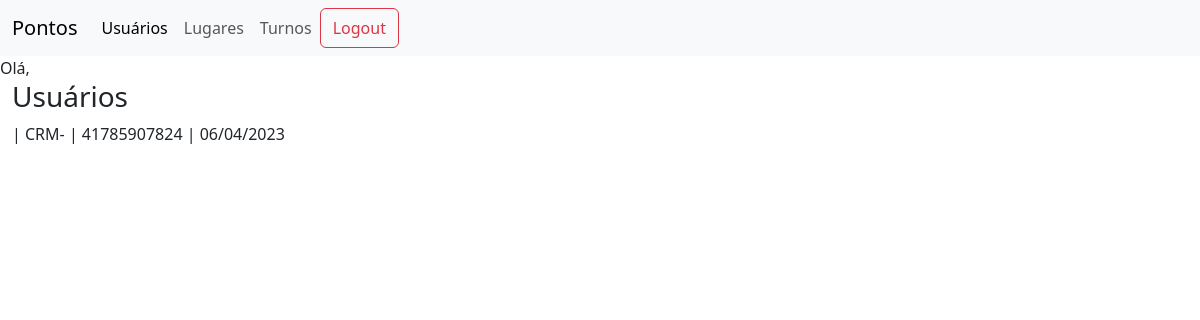
Before: /profiles/ with the older database file.
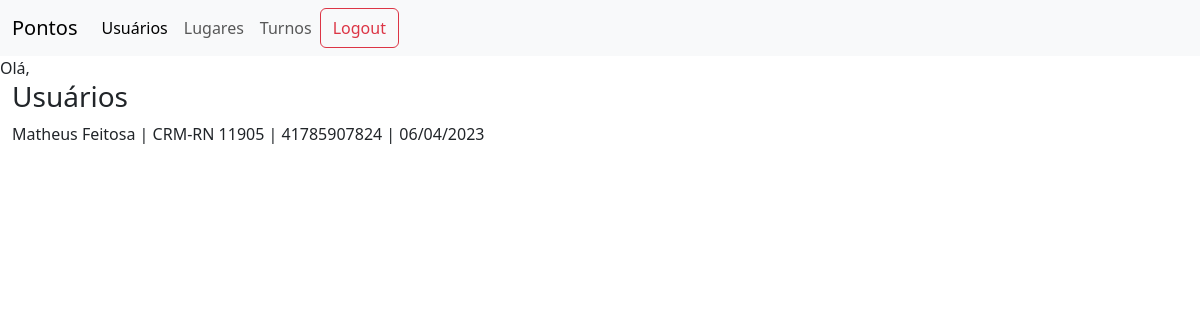
After: the same page with the newer database file.
### profiles/models.py (models this page shows, shortened)
class Profile(models.Model):
    user = models.OneToOneField(User, on_delete=models.CASCADE, null=True, blank=True)
    id = models.UUIDField(
        default=uuid.uuid4, unique=True, primary_key=True, editable=False
    )
    name = models.CharField(max_length=200)
    cpf = models.CharField(max_length=11, editable=False)
    crm_number = models.CharField(max_length=20)
    crm_state = models.CharField(max_length=2, choices=STATE_CHOICES)
    created = models.DateTimeField(auto_now_add=True)

### profiles/views.py (the view)
# urls.py: path("", views.profiles, name="profiles"),
def profiles(request):
    profiles = Profile.objects.all()
    return render(request, 'profiles/profiles_list.html', {'profiles': profiles})

### templates/profiles/profiles_list.html
{% extends "base.html" %}
{% block content %}
<h3>Usuários</h3>
{% for profile in profiles %}
<p>{{profile.name}} | CRM-{{profile.crm_state}} {{profile.crm_number}} | {{profile.cpf}} |
    {{profile.created|date:"d/m/Y"}}
</p>
{% endfor %}
{% endblock content %}

Changed rows visible on the page:
removed Profile: cpf "41785907824", created "06/04/2023"
added Profile: name "Matheus Feitosa", crm_state "RN", crm_number "11905", cpf "41785907824", created "06/04/2023"
